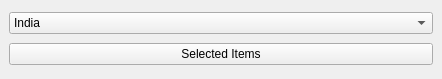
<?xml version="1.0" encoding="UTF-8"?>
<ui version="4.0">
 <class>MSMainWindow</class>
 <widget class="QMainWindow" name="MSMainWindow">
  <property name="geometry">
   <rect>
    <x>0</x>
    <y>0</y>
    <width>442</width>
    <height>79</height>
   </rect>
  </property>
  <property name="windowTitle">
   <string>MainWindow</string>
  </property>
  <widget class="QWidget" name="centralwidget">
   <layout class="QVBoxLayout" name="verticalLayout">
    <item>
     <widget class="MultiCheckComboBox" name="msComboBox">
      <item>
       <property name="text">
        <string>India</string>
       </property>
      </item>
      <item>
       <property name="text">
        <string>Pakistan</string>
       </property>
      </item>
      <item>
       <property name="text">
        <string>Australia</string>
       </property>
      </item>
      <item>
       <property name="text">
        <string>South Africaa</string>
       </property>
      </item>
      <item>
       <property name="text">
        <string>West Indies</string>
       </property>
      </item>
      <item>
       <property name="text">
        <string>England</string>
       </property>
      </item>
      <item>
       <property name="text">
        <string>Sri Lanka</string>
       </property>
      </item>
      <item>
       <property name="text">
        <string>Bangladesh</string>
       </property>
      </item>
     </widget>
    </item>
    <item>
     <widget class="QPushButton" name="msClickHere">
      <property name="text">
       <string>Selected Items</string>
      </property>
     </widget>
    </item>
   </layout>
  </widget>
 </widget>
 <customwidgets>
  <customwidget>
   <class>MultiCheckComboBox</class>
   <extends>QComboBox</extends>
   <header>MultiCheckComboBox.h</header>
  </customwidget>
 </customwidgets>
 <resources/>
 <connections/>
</ui>
